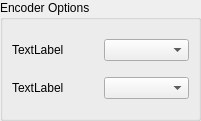
<?xml version="1.0" encoding="UTF-8"?>
<ui version="4.0">
 <class>VideoEncoderOptions</class>
 <widget class="QWidget" name="VideoEncoderOptions">
  <property name="geometry">
   <rect>
    <x>0</x>
    <y>0</y>
    <width>201</width>
    <height>121</height>
   </rect>
  </property>
  <property name="windowTitle">
   <string>Form</string>
  </property>
  <layout class="QVBoxLayout" name="verticalLayout">
   <property name="leftMargin">
    <number>0</number>
   </property>
   <property name="topMargin">
    <number>0</number>
   </property>
   <property name="rightMargin">
    <number>0</number>
   </property>
   <property name="bottomMargin">
    <number>0</number>
   </property>
   <item>
    <widget class="QGroupBox" name="videoOptionsGroupBox">
     <property name="title">
      <string>Encoder Options</string>
     </property>
     <layout class="QGridLayout" name="gridLayout_4">
      <item row="0" column="0">
       <widget class="QLabel" name="label_23">
        <property name="text">
         <string>TextLabel</string>
        </property>
       </widget>
      </item>
      <item row="0" column="1">
       <widget class="QComboBox" name="comboBox_13"/>
      </item>
      <item row="1" column="0">
       <widget class="QLabel" name="label_24">
        <property name="text">
         <string>TextLabel</string>
        </property>
       </widget>
      </item>
      <item row="1" column="1">
       <widget class="QComboBox" name="comboBox_14"/>
      </item>
     </layout>
    </widget>
   </item>
  </layout>
 </widget>
 <resources/>
 <connections/>
</ui>
